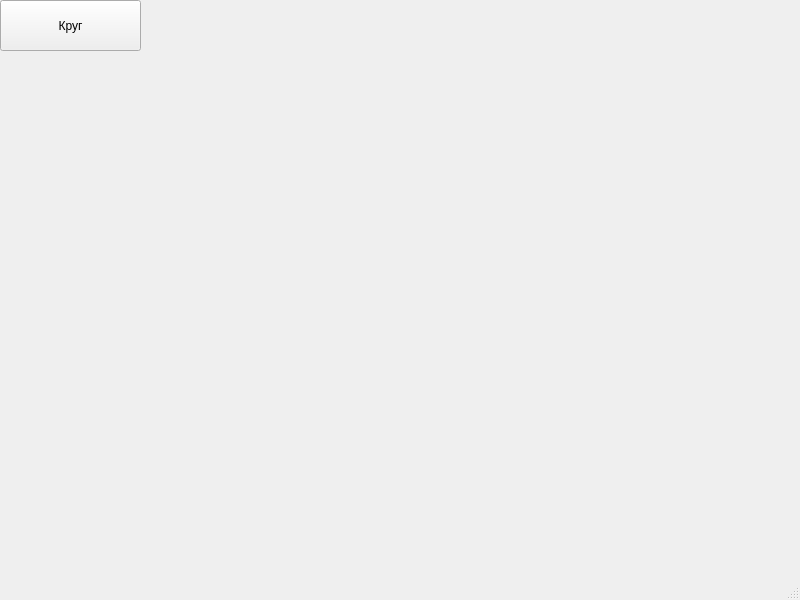
<?xml version="1.0" encoding="UTF-8"?>
<ui version="4.0">
 <class>MainWindow</class>
 <widget class="QMainWindow" name="MainWindow">
  <property name="geometry">
   <rect>
    <x>0</x>
    <y>0</y>
    <width>800</width>
    <height>600</height>
   </rect>
  </property>
  <property name="windowTitle">
   <string>MainWindow</string>
  </property>
  <widget class="QWidget" name="centralwidget">
   <widget class="QPushButton" name="pushButton">
    <property name="geometry">
     <rect>
      <x>0</x>
      <y>0</y>
      <width>141</width>
      <height>51</height>
     </rect>
    </property>
    <property name="text">
     <string>Круг</string>
    </property>
   </widget>
  </widget>
  <widget class="QMenuBar" name="menubar">
   <property name="geometry">
    <rect>
     <x>0</x>
     <y>0</y>
     <width>800</width>
     <height>21</height>
    </rect>
   </property>
  </widget>
  <widget class="QStatusBar" name="statusbar"/>
 </widget>
 <resources/>
 <connections/>
</ui>
